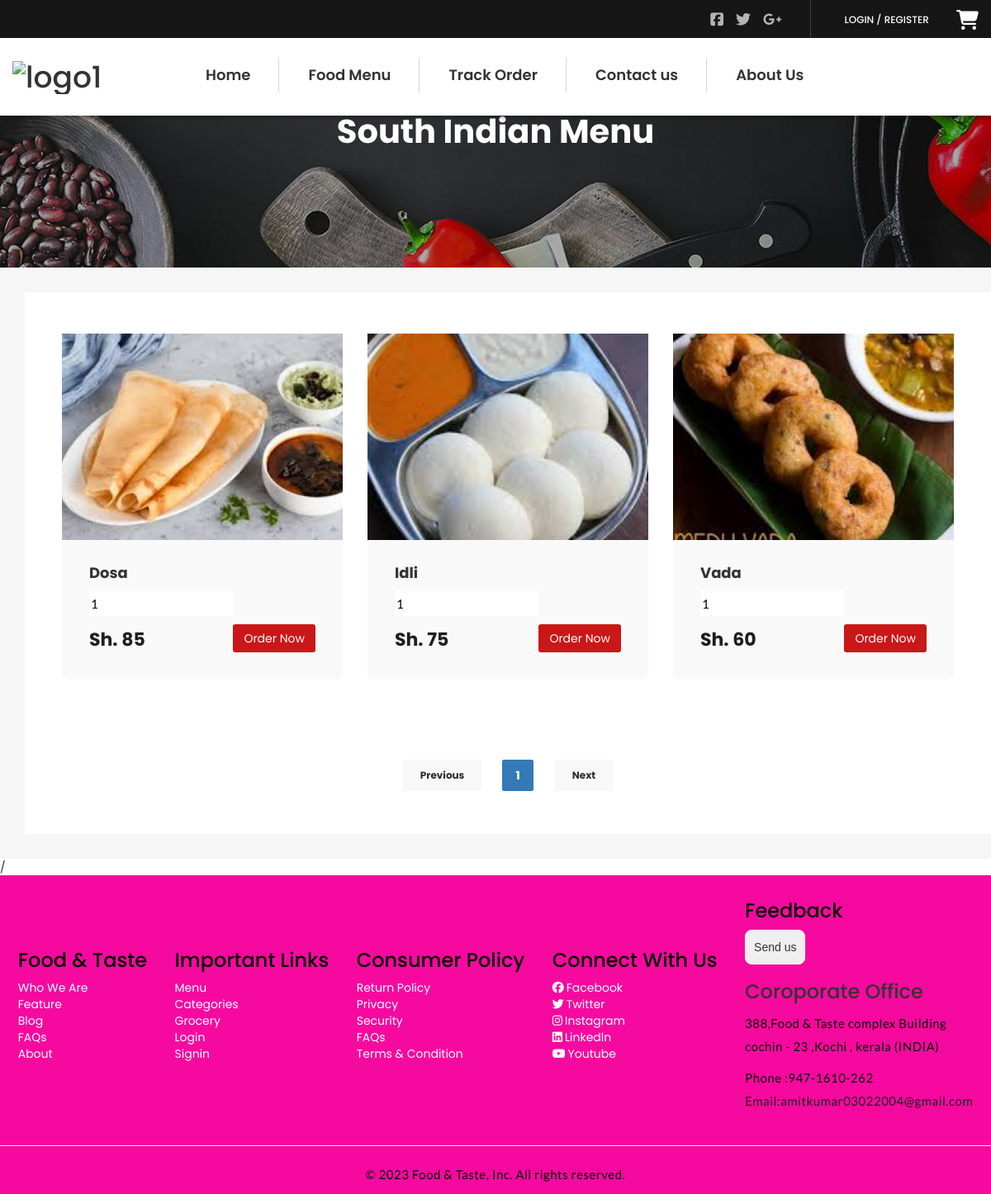
The app's page /categorywise-menu.php?catid=South Indian with its own data.
### tables this page shows
CREATE TABLE `tblfood` (
  `ID` int(10) NOT NULL,
  `CategoryName` varchar(120) DEFAULT NULL,
  `ItemName` varchar(120) DEFAULT NULL,
  `ItemPrice` varchar(120) DEFAULT NULL,
  `ItemDes` varchar(500) DEFAULT NULL,
  `Image` varchar(120) DEFAULT NULL,
  `ItemQty` varchar(120) DEFAULT NULL
);

### categorywise-menu.php (the view, shortened to what this page needs)
<?php
include_once('includes/dbconnection.php');
?>
<!DOCTYPE html>
<html lang="en">
<head>
    <link rel="stylesheet" href="assets/css/icons.min.css">
    <link rel="stylesheet" href="assets/css/bootstrap.min.css">
    <link rel="stylesheet" href="assets/css/main.css">
    <link rel="stylesheet" href="assets/css/red-color.css">
    <link rel="stylesheet" href="assets/css/yellow-color.css">
    <link rel="stylesheet" href="assets/css/responsive.css">
</head>
<body itemscope>
<?php include_once('includes/header.php');?>
        <section>
            <div class="block">
                <div class="fixed-bg" style="background-image: url(assets/images/topbg.jpg);"></div>
                <div class="page-title-wrapper text-center">
                    <div class="col-md-12 col-sm-12 col-lg-12">
                        <div class="page-title-inner">
                            <h1 itemprop="headline"><?php echo $_GET['catid'];?> Menu</h1>
                        </div>
                    </div>
                </div>
            </div>
        </section>
        <section>
            <div class="block less-spacing gray-bg top-padd30">
                <div class="container">
                    <div class="row">
                        <div class="col-md-12 col-sm-12 col-lg-12">
                            <div class="sec-box">
                                <div class="remove-ext">
                                    <div class="row">
<?php
 $cid=$_GET['catid'];
if (isset($_GET['page_no']) && $_GET['page_no']!="") {
    $page_no = $_GET['page_no'];
    } else {
        $page_no = 1;
        }
    $total_records_per_page = 12;
    $offset = ($page_no-1) * $total_records_per_page;
    $previous_page = $page_no - 1;
    $next_page = $page_no + 1;
    $result_count = mysqli_query($con,"SELECT COUNT(*) As total_records FROM tblfood where CategoryName='$cid'");
    $total_records = mysqli_fetch_array($result_count);
    $total_records = $total_records['total_records'];
  $total_no_of_pages = ceil($total_records / $total_records_per_page);
      $result = mysqli_query($con,"SELECT * FROM tblfood where CategoryName='$cid' LIMIT $offset, $total_records_per_page");
      $num=mysqli_num_rows($result);
      if($num>0){
    while($row = mysqli_fetch_array($result)){
    ?>
                                        <div class="col-md-4 col-sm-6 col-lg-4">
                                        <div class="popular-dish-box style2 wow fadeIn" data-wow-delay="0.2s">
                                            <div class="popular-dish-thumb">
                                                <a href="food-detail.php?fid=<?php echo $row['ID'];?>" title="" itemprop="url"><img src="admin/itemimages/<?php echo $row['Image'];?>" alt="<?php echo $row['ItemName'];?>" itemprop="image" width="400" height="180"></a>
                                            </div>
                                            <div class="popular-dish-info">
                                                <h4 itemprop="headline"><a href="food-detail.php?fid=<?php echo $row['ID'];?>" title="" itemprop="url"><?php echo $row['ItemName'];?></a></h4>
                                            <form method="post">
                                                   <p itemprop="description">
    <input class="qty" name="foodqty" type="text" value="1">
                                               </p>
                                                <span class="price">Sh. <?php echo $row['ItemPrice'];?></span>
                                      <?php if($_SESSION['fosuid']==""){?>
  <a class="log-popup-btn btn  pull-right red-bg brd-rd3" href="#" title="Login" >Order Now</a>
<?php } else {?>
<button type="submit" name="addcart" class="btn  pull-right red-bg brd-rd3">Order Now</button>
                                                <?php } ?>
                                        </form>
                                            </div>
                                        </div>
                                    </div>
                              <?php } } else { ?>
<h3 style="color:red;" align="center">No Record Found</h3>
                                                <?php } ?>
                                    </div>
                                </div>
                                <div class="pagination-wrapper text-center">
                                    <ul class="pagination justify-content-center">
    <li class="page-item prev" <?php if($page_no <= 1){ echo "class='disabled'"; } ?>>
    <a class="page-link brd-rd2" <?php if($page_no > 1){ echo "href='?page_no=$previous_page'"; } ?>>Previous</a>
    </li>
    <?php
    if ($total_no_of_pages <= 10){
        for ($counter = 1; $counter <= $total_no_of_pages; $counter++){
            if ($counter == $page_no) {
           echo "<li class='active'><a>$counter</a></li>";
                }else{
           echo "<li><a href='?page_no=$counter'>$counter</a></li>";
                }
        }
    }
?>
    <li class="page-item next" <?php if($page_no >= $total_no_of_pages){ echo "class='disabled'"; } ?>>
    <a class="page-link brd-rd2" <?php if($page_no < $total_no_of_pages) { echo "href='?page_no=$next_page'"; } ?>>Next</a>
    </li>
                                    </ul>
                                </div>
                            </div>
                        </div>
                    </div>
                </div>
            </div>
        </section>
      <?php include_once('includes/footer.php');
      ?>
    </main>
</body>
</html>

### assets/css/red-color.css (style rules this page uses)
.red-bg, .red-bg-layer:before, .menu-sec > a:hover, .menu-sec > a:focus, .restaurant-search-form button:hover, .restaurant-search-form button:focus, .top-restaurants-carousel .owl-dots > div.active:before, .sudo-bg-red:before, .popular-dish-info > a:hover, .popular-dish-info > a:focus, .featured-restaurant-carousel .owl-nav > div:hover, .featured-restaurant-info > a:hover, .featured-restaurant-info > a:focus, .popular-dish-info > a.red-bg, .page-item.active .page-link, .page-item.active .page-link:hover, .page-item .page-link:hover, .page-item .page-link:focus, .price-header:before, .price-box > a:hover, .price-box > a:focus, .price-box.active > a, .radio-box [type="radio"]:checked + label:after, .radio-box [type="radio"]:not(:checked) + label:after, .check-box [type="checkbox"]:checked + label:after, .check-box [type="checkbox"]:not(:checked) + label:after, .contact-form-inner > form button:hover, .contact-form-inner > form button:focus, .restaurant-detail-thumb ul.restaurant-detail-thumb-carousel li::before, .restaurant-detail-tabs > ul > li a::before, .ord-btn > a, .select-wrp2 .chosen-container-single .chosen-drop > ul li.result-selected, .select-wrp2 .chosen-container-single .chosen-drop > ul li.highlighted, .select-wrp2 .chosen-container-single .chosen-drop > ul li:hover, .post-share > a:hover, .post-share > a:focus, .blog-detail-gallery-carousel .owl-nav > div:hover, .featured-restaurant-food-thumb-carousel li::before, .toggle-item > h4.active i, input:checked + .switch-slider, .reservation-tabs-list .nav-tabs > li a span::before, .packege-box > a:hover, .packege-box > a:focus, .step-buttons button.red-bg, .step-buttons a.red-bg, .step-buttons button:hover, .step-buttons a:hover, a.close-btn:hover, a.close-btn:focus, .log-close-btn:hover, .log-close-btn:focus, .sign-close-btn:hover, .sign-close-btn:focus, .payment-close-btn:hover, .payment-close-btn:focus, .payment-close-btn2:hover, .payment-close-btn2:focus, .view-menu-liks > a:hover, .view-menu-liks > a:focus, .order-info > a:hover, .order-info > a:focus, .style2 .pagination > li.prev a:hover, .style2 .pagination > li.next a:hover, .style2 .pagination > li.prev a:focus, .style2 .pagination > li.next a:focus, .profile-info > a.change-password.red-clr::before, .profile-img-upload-btn > label.yellow-bg:hover, .restaurant-detail-title > a:hover, .restaurant-detail-title > a:focus, .responsive-logomenu > span.yellow-bg:hover, .responsive-menu > span.yellow-bg:hover, .register-btn > a.yellow-bg:hover, .track-popup-innr > form button.yellow-bg:hover, .track-popup-innr > form a.yellow-bg:hover, a.track-close:hover, a.track-close:focus, .order-time > a.yellow-bg:hover, .order-time > a.yellow-bg:focus, .social2 > a:hover, .rite-meta .view-more:hover, .welcome-secinfo > span, .arrow-left, .form-meta button, .view-more:hover { background-color: FF0000; }

### includes/footer.php (style rules this page uses)
* { list-style: none; }
p { display: block; }
.footer-heading h3,p { color: black; }

### records on screen
tblfood: Image (picture), ItemName "Dosa", ItemPrice "85"
tblfood: Image (picture), ItemName "Idli", ItemPrice "75"
tblfood: Image (picture), ItemName "Vada", ItemPrice "60"

### other values on screen
$_GET['catid'] "South Indian"
